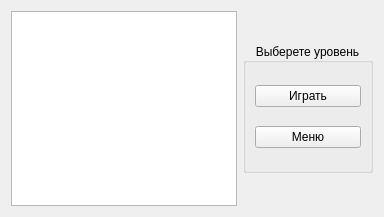
<?xml version="1.0" encoding="UTF-8"?>
<ui version="4.0">
 <class>Levels</class>
 <widget class="QWidget" name="Levels">
  <property name="geometry">
   <rect>
    <x>0</x>
    <y>0</y>
    <width>384</width>
    <height>217</height>
   </rect>
  </property>
  <property name="maximumSize">
   <size>
    <width>395</width>
    <height>230</height>
   </size>
  </property>
  <property name="windowTitle">
   <string>Змейка</string>
  </property>
  <property name="layoutDirection">
   <enum>Qt::LeftToRight</enum>
  </property>
  <layout class="QHBoxLayout" name="horizontalLayout" stretch="0,0">
   <item>
    <widget class="QListWidget" name="listLevel"/>
   </item>
   <item>
    <widget class="QGroupBox" name="groupBox">
     <property name="maximumSize">
      <size>
       <width>130</width>
       <height>130</height>
      </size>
     </property>
     <property name="layoutDirection">
      <enum>Qt::LeftToRight</enum>
     </property>
     <property name="title">
      <string>Выберете уровень</string>
     </property>
     <property name="alignment">
      <set>Qt::AlignCenter</set>
     </property>
     <layout class="QVBoxLayout" name="verticalLayout">
      <item>
       <widget class="QPushButton" name="play">
        <property name="text">
         <string>Играть</string>
        </property>
       </widget>
      </item>
      <item>
       <widget class="QPushButton" name="exit">
        <property name="text">
         <string>Меню</string>
        </property>
       </widget>
      </item>
     </layout>
    </widget>
   </item>
  </layout>
 </widget>
 <resources/>
 <connections/>
</ui>
